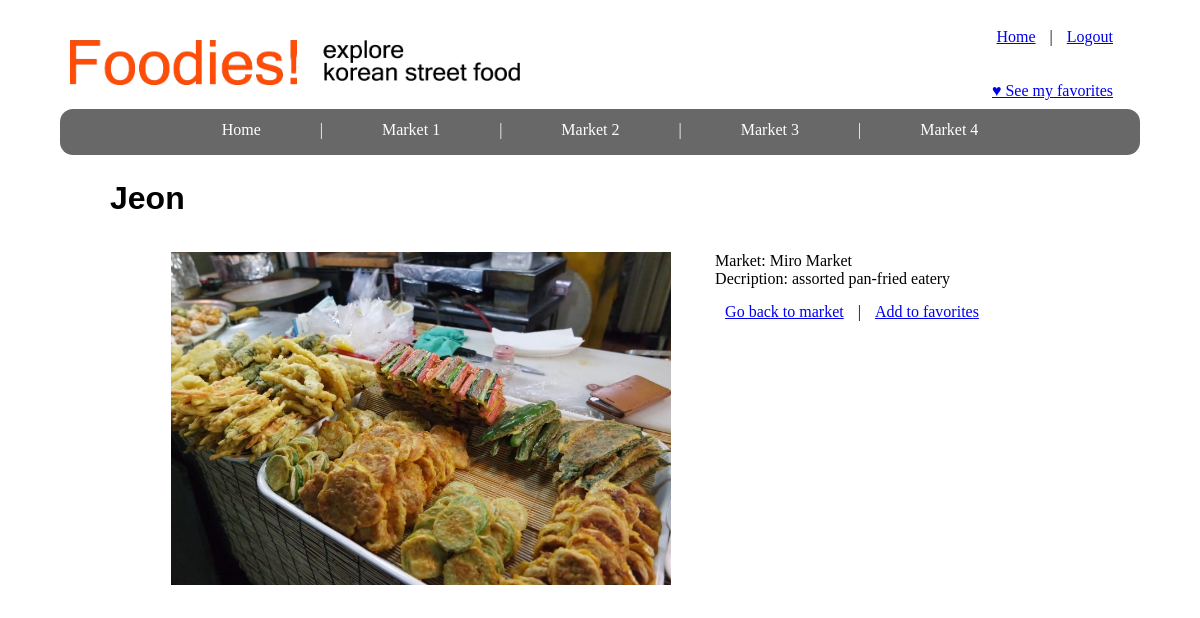
The app's page /item/2 (signed in) with its own data.
### foodies_app/models.py (models this page shows)
class Item(models.Model):
    name = models.CharField(max_length=255)
    desc = models.CharField(max_length=255)
    created_at = models.DateTimeField(auto_now_add=True)
    updated_at = models.DateTimeField(auto_now=True)
    market = models.ForeignKey(Market, related_name="items", on_delete=models.CASCADE)

class Market(models.Model):
    name = models.CharField(max_length=255)
    address = models.CharField(max_length=255)
    desc_m = models.CharField(max_length=255)
    created_at = models.DateTimeField(auto_now_add=True)
    updated_at = models.DateTimeField(auto_now=True)

### foodies_app/views.py (the view)
# urls.py: path('item/<int:id>', views.item_info),
def item_info(request, id):
    logged_user = User.objects.get(id=request.session['user_id'])
    market_id=int(Item.objects.get(id=id).market_id)
    context = {
        'item' : Item.objects.get(id=id),
        'market' : Market.objects.get(id=market_id),
        'user': logged_user
    }
    return render(request, 'item_info.html', context)

### foodies_app/templates/item_info.html (shortened to what this page needs)
<!DOCTYPE html>
<html lang="en">
<head>
    {% load static %}
    <link rel="stylesheet" type="text/css" href="{% static 'app/style.css' %}">
</head>
<body>
    <div id="wrapper">
        <div id="header">
            <img id="logo" src="../static/app/img/logo.png" alt="logo">
            <div id="subheader"><a href='/main_lg'>Home</a> | <a href="/logout" id="logout">Logout</a><br><br><br>
                <a href='/user/{{ user.id }}/favorites'>&hearts; See my favorites</a>
            </div>
        </div>
        <div id="navigation"><p><a href="/main_lg">Home</a> | <a href="/market/1">Market 1</a> | <a href="/market/2">Market 2</a> | <a href="/market/3">Market 3</a> | <a href="/market/4">Market 4</a>
            </p></div>
        <div id="main_content">
            <h1 id="item_info">{{ item.name }}</h1>
            <div id="main_top">
                <div id="box_sm">
                    <img src="../static/app/img/item{{ item.id }}.jpg" width="500px" height="333px" alt="item{{ item.id }}">
                </div>
                <div id="box_sm">
                    <p>Market: {{ item.market.name }}<br>Decription: {{ item.desc }}<br></p><p><a href="/market/{{ market.id }}">Go back to market</a> | <a href="/item/{{ item.id }}/add">Add to favorites</a></p>
                </div>
            </div>
        </div>
    </div>
</body>
</html>

### foodies_app/static/app/style.css (style rules this page uses)
* { margin: 5px; padding: 5px; }
#wrapper { min-width: 950px; max-width: 1090px; height: auto; margin: 0px auto; }
#header { padding: 0px; min-height:50px; width: auto; background-color: white; }
#logo { width: 450px; }
#subheader { width: 148px; text-align: right; position: absolute; display: inline-block; vertical-align: top; top: 23px; margin-left: 440px; margin-top: 0px; }
#navigation { height: 36px; width: 1070px; background-color: rgb(104, 104, 104); border-radius: 13px; display: inline-block; color: white; text-align: center; }
#navigation a { color: white; text-decoration: none; font-family: verdana; margin: 0px 50px 0px 50px; }
#navigation p { margin-top: 2px; }
#main_content { height: auto; width: 1070px; display: inline-block; vertical-align: top; text-align: center; }
h1 { font-family: sans-serif; }
#item_info { text-align:left; margin-left:40px; }
#main_top { width: 1010px; height: auto; text-align: center; }
#box_sm { display: inline-block; vertical-align: top; text-align: left; }

### records on screen
Item: name "Jeon", market.name "Miro Market", desc "assorted pan-fried eatery"
